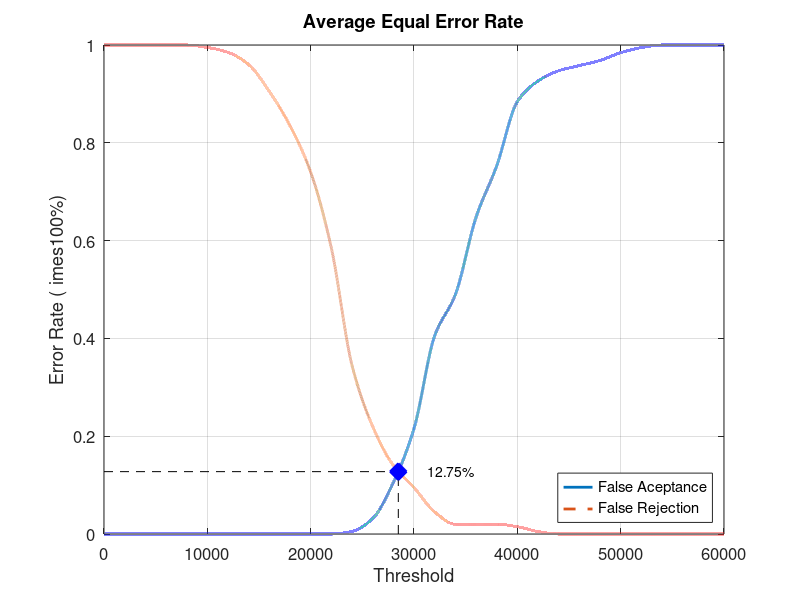
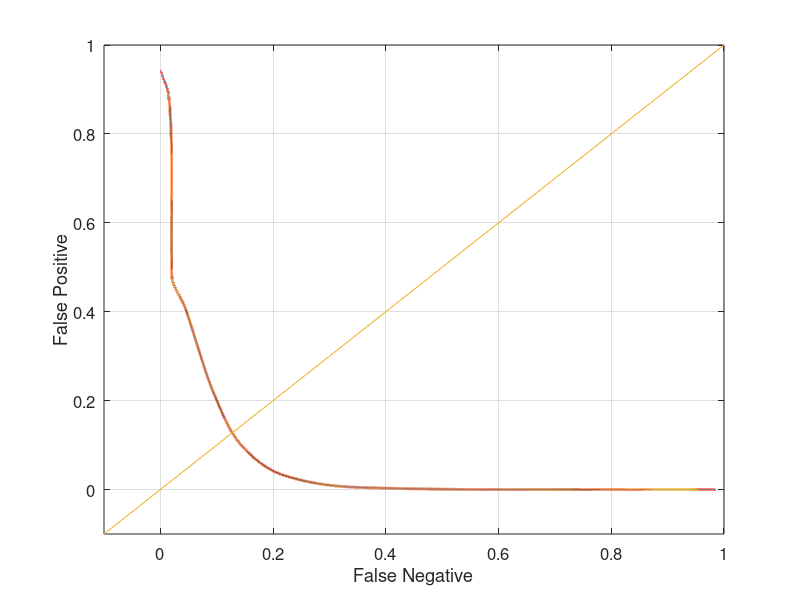

Reproduce these figures in MATLAB, in order.
close all;
clear;
clc;
x = 0:2000:60000;
xq = 0:0.5:60000;

y0 = [0 0 0 0 0 0 0 0 0 0 0 0 0.00526316 0.0315789 0.105263 0.215789 0.405263 0.489474 0.647368 0.752632 0.884211 0.926316 0.947368 0.957895 0.968421 0.984211 0.994737 1 1 1 1]
yy0 = interp1(x, y0, xq, 'pchip');
y1 = [1 1 1 1 1 0.995 0.985 0.96 0.905 0.835 0.74 0.585 0.345 0.22 0.14 0.095 0.045 0.02 0.02 0.02 0.015 0.005 0 0 0 0 0 0 0 0 0]
yy1 = interp1(x, y1, xq, 'pchip');

% Calculating EER: 
y2 = abs(y0 - y1);
find(y2 == min(y2))
yy2 = abs(yy0 - yy1);
xEER = find(yy2 == min(yy2));
xEERIndex = xq(xEER) % X-axis EER
yEER = yy0(xEER) % Y-axis EER

main = figure
plot(xq, yy0,'-','LineWidth', 2);	hold on
plot(xq, yy1,'--','LineWidth', 2);	hold on
plot([xEERIndex xEERIndex], [0 yEER], 'k--');	hold on
plot([0 xEERIndex], [yEER yEER], 'k--');	hold on
plot(xEERIndex, yEER, 'bx', 'LineWidth', 10);	hold on
text(xEERIndex + 10 * xEERIndex / 100, yEER, [num2str(round((10000 * yEER)) / 100) '%'])
legend('False Aceptance', 'False Rejection', 'Location', 'SouthEast')
xlabel('Threshold')
ylabel('Error Rate (	imes100%)')
title('Average Equal Error Rate')
set(gca, 'FontSize', 12)
axis([0 60000 0 1])
grid on

print(main, 'Database1_1Main', '-dpng');
FNRxFPR = figure('Color', [1 1 1]);
plot(yy1, yy0, '-', yy1, yy0, 'LineWidth', 2);
hold on
y = -0.1:0.1:1
plot(y, y); 
set(gca, 'FontSize', 12)
xlabel('False Negative')
ylabel('False Positive')
axis([-0.1 1 -0.1 1])
set(gca, 'FontSize', 12)
grid on

print(FNRxFPR, 'Database1_1FNRxFPR','-dpng');
